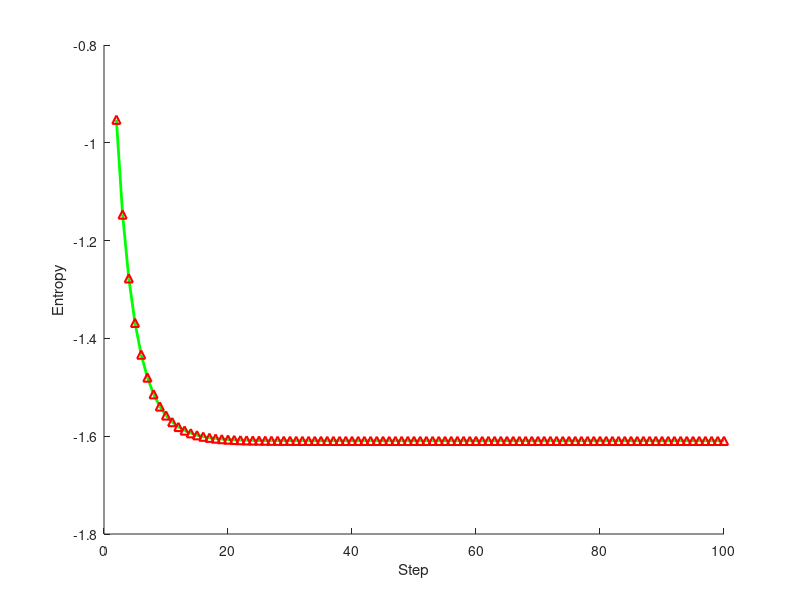

Here is the MATLAB script that generated this plot:
%% The main function
function p7
    clc; clear all; close all;
    p = [1, 0, 0, 0, 0]; 
    u = 1; 
    step = 100;
    pExact = 0.8;
    pOvershoot = 0.1;
    pUndershoot = 0.1;
    entropy = zeros(1, step);
    for i = 1 : step
        p = move(p, u, pExact, pOvershoot, pUndershoot);
        entropy(i) = sum(p .* log(p) );        
        disp(i);
        disp(p);
    end  
    h = figure(1);
    hold on;    
    plot(1:step, entropy, '-', 'linewidth', 2,   'color', 'g');
    plot(1:step, entropy, '^', 'linewidth', 1.5, 'color', 'r');
    xlabel('Step');
    ylabel('Entropy');
    print(h, '-dpng', 'entropy.png');
end

%%
function q = move(p, u, pExact, pOvershoot, pUndershoot)
    n = length(p);
    q = zeros(1, n);
    for i = 1 : n
        q(i) = pExact * p(mod(i-1-u, n) + 1); 
        q(i) = q(i) + pOvershoot * p(mod(i-2-u, n) + 1);
        q(i) = q(i) + pUndershoot * p(mod(i-u, n) + 1);
    end
end